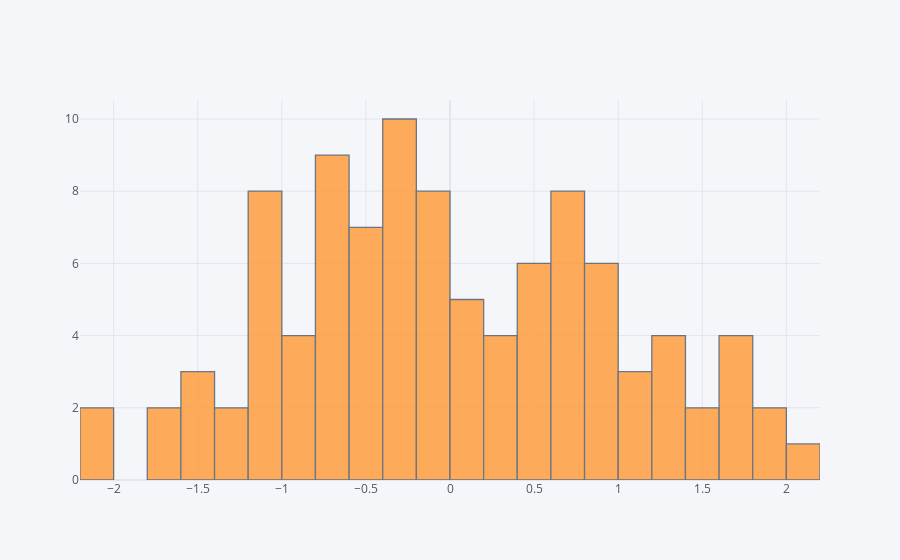

Notebook cell for this chart:
### Code cell
dataframe['a'].iplot(kind='hist', bins=30)

### Figure 1 — Plotly figure (JSON) as saved in the notebook; plotly's stock layout.template omitted (floating-point values rounded to 4 significant figures)
{"data": [{"histfunc": "count", "histnorm": "", "marker": {"color": "rgba(255, 153, 51, 1.0)", "line": {"color": "#4D5663", "width": 1.3}}, "name": "a", "nbinsx": 30, "opacity": 0.8, "orientation": "v", "type": "histogram", "x": [-0.3043, -0.2545, -0.8874, -0.6777, 0.1305, -0.4971, -0.5403, 0.1012, -0.3422, -0.427, 1.238, 1.66, -0.3635, -1.025, -0.4164, 0.8202, 0.5667, -0.455, -0.09246, 0.6898, -1.067, 1.558, 1.22, 0.8852, 1.473, 1.269, -0.8354, -0.2297, -0.2939, -0.07971, 1.718, 0.7227, 0.8567, 0.4442, -0.4961, -0.3954, -1.572, 0.2659, 0.7798, -2.032, -1.178, -0.02626, -0.6021, 0.947, -1.162, -0.1906, -1.104, -1.465, -1.757, 0.6748, 1.318, -0.9406, -0.696, 1.642, 0.4934, -0.7032, -1.148, -1.15, -1.658, 1.962, -2.032, -0.137, -1.332, -0.839, -0.3809, -0.2974, 0.4202, 0.713, -0.7779, -0.1882, 1.062, -0.6923, -0.3053, 0.2917, 0.8979, 0.5379, 0.7407, -0.1897, -0.6258, -1.073, 0.4248, 0.687, 1.629, -0.07057, -0.6968, -0.6506, -0.4008, 1.02, 0.8588, 0.385, 0.1293, 1.869, 0.1544, 0.7215, 1.11, -1.568, 0.108, 2.074, 0.3142, -1.283]}], "layout": {"autosize": true, "barmode": "overlay", "legend": {"bgcolor": "#F5F6F9", "font": {"color": "#4D5663"}}, "paper_bgcolor": "#F5F6F9", "plot_bgcolor": "#F5F6F9", "title": {"font": {"color": "#4D5663"}}, "xaxis": {"autorange": true, "gridcolor": "#E1E5ED", "range": [-2.2, 2.2], "showgrid": true, "tickfont": {"color": "#4D5663"}, "title": {"font": {"color": "#4D5663"}, "text": ""}, "type": "linear", "zerolinecolor": "#E1E5ED"}, "yaxis": {"autorange": true, "gridcolor": "#E1E5ED", "range": [0, 10.53], "showgrid": true, "tickfont": {"color": "#4D5663"}, "title": {"font": {"color": "#4D5663"}, "text": ""}, "zerolinecolor": "#E1E5ED"}}}
